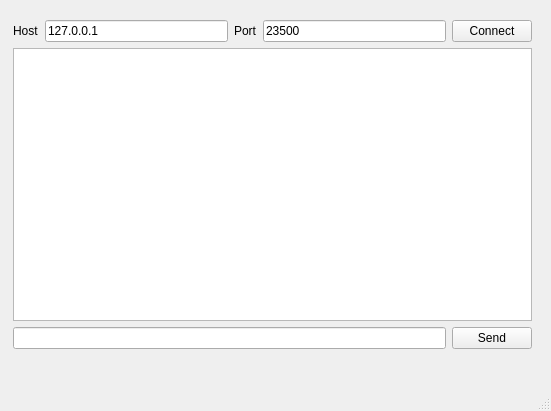
<?xml version="1.0" encoding="UTF-8"?>
<ui version="4.0">
 <class>MainWindow</class>
 <widget class="QMainWindow" name="MainWindow">
  <property name="geometry">
   <rect>
    <x>0</x>
    <y>0</y>
    <width>551</width>
    <height>411</height>
   </rect>
  </property>
  <property name="windowTitle">
   <string>Fuckup Sender</string>
  </property>
  <widget class="QWidget" name="centralWidget">
   <widget class="QWidget" name="verticalLayoutWidget">
    <property name="geometry">
     <rect>
      <x>2</x>
      <y>9</y>
      <width>541</width>
      <height>351</height>
     </rect>
    </property>
    <layout class="QVBoxLayout" name="verticalLayout">
     <item>
      <layout class="QHBoxLayout" name="horizontalLayout">
       <item>
        <widget class="QLabel" name="label_2">
         <property name="text">
          <string>Host</string>
         </property>
        </widget>
       </item>
       <item>
        <widget class="QLineEdit" name="host">
         <property name="text">
          <string>127.0.0.1</string>
         </property>
        </widget>
       </item>
       <item>
        <widget class="QLabel" name="label">
         <property name="text">
          <string>Port</string>
         </property>
        </widget>
       </item>
       <item>
        <widget class="QLineEdit" name="port">
         <property name="text">
          <string>23500</string>
         </property>
        </widget>
       </item>
       <item>
        <widget class="QPushButton" name="connect">
         <property name="text">
          <string>Connect</string>
         </property>
        </widget>
       </item>
      </layout>
     </item>
     <item>
      <widget class="QPlainTextEdit" name="txtOut"/>
     </item>
     <item>
      <layout class="QHBoxLayout" name="horizontalLayout_2">
       <item>
        <widget class="QLineEdit" name="data"/>
       </item>
       <item>
        <widget class="QPushButton" name="send">
         <property name="text">
          <string>Send</string>
         </property>
        </widget>
       </item>
      </layout>
     </item>
    </layout>
   </widget>
  </widget>
  <widget class="QStatusBar" name="statusBar"/>
 </widget>
 <layoutdefault spacing="6" margin="11"/>
 <resources/>
 <connections/>
</ui>
